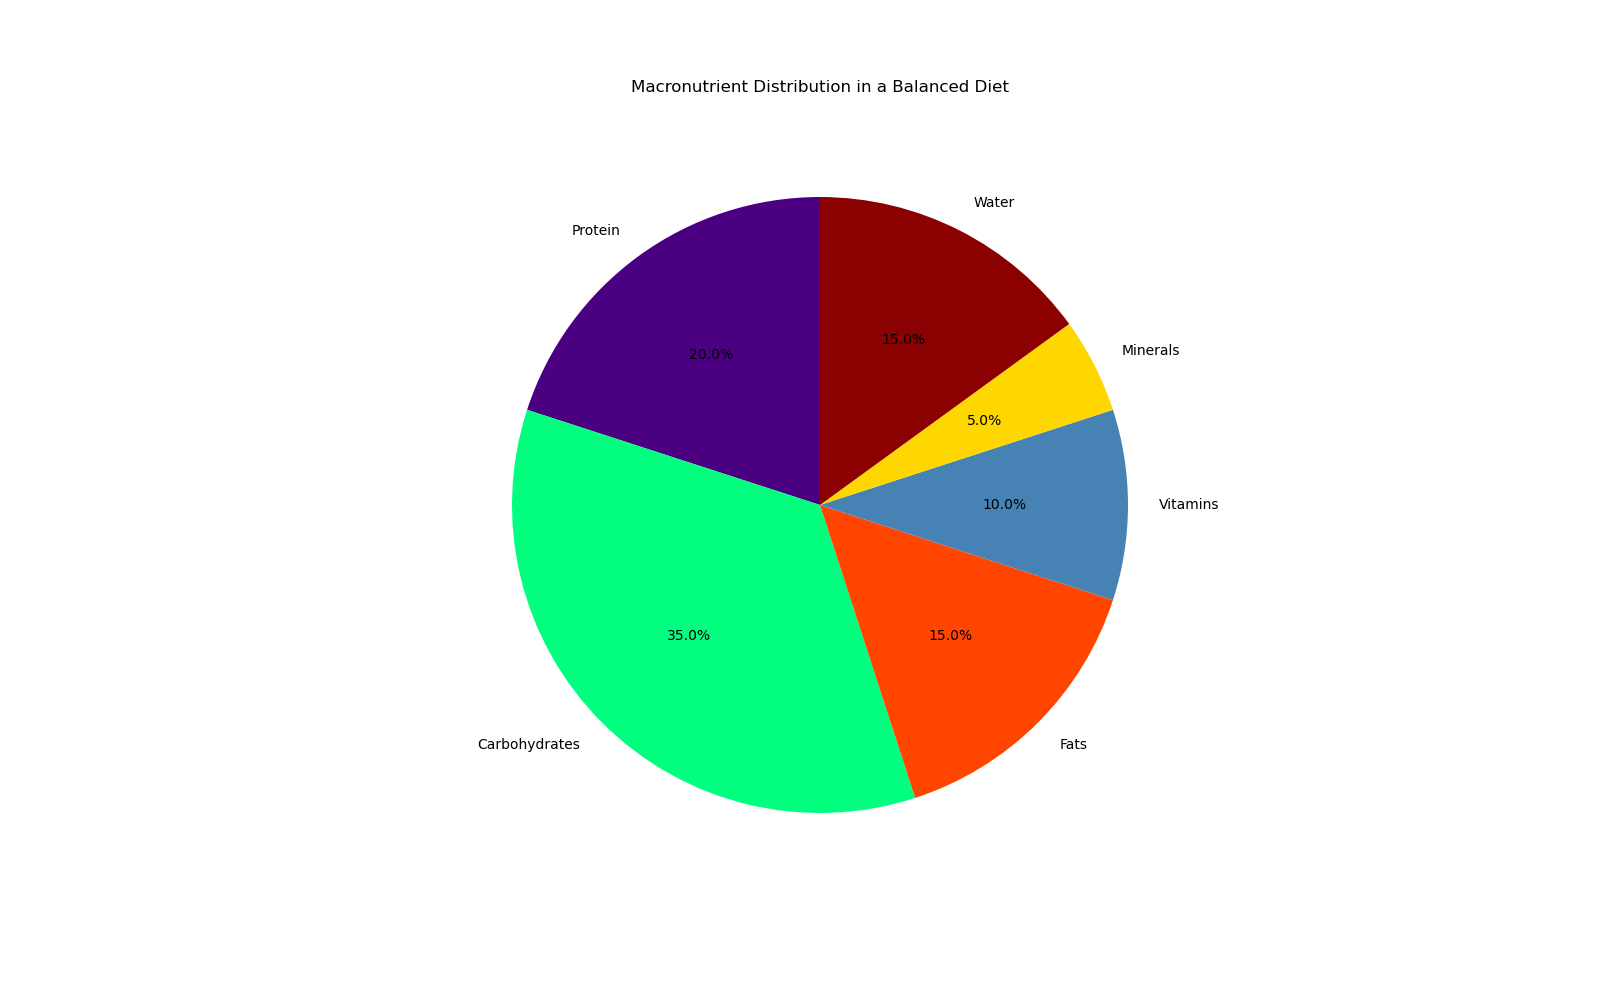

Reproduce this figure in Python.

import matplotlib.pyplot as plt

# Data points
categories = ['Protein', 'Carbohydrates', 'Fats', 'Vitamins', 'Minerals', 'Water']
percentages = [20.0, 35.0, 15.0, 10.0, 5.0, 15.0]
colors = ['#4B0082', '#00FF7F', '#FF4500', '#4682B4', '#FFD700', '#8B0000']

# Create a pie chart
plt.figure(figsize=(16, 10))
plt.pie(percentages, labels=categories, colors=colors, autopct='%1.1f%%', startangle=90)

# Chart title
plt.title('Macronutrient Distribution in a Balanced Diet', pad=20)

# Display the chart
plt.show()
